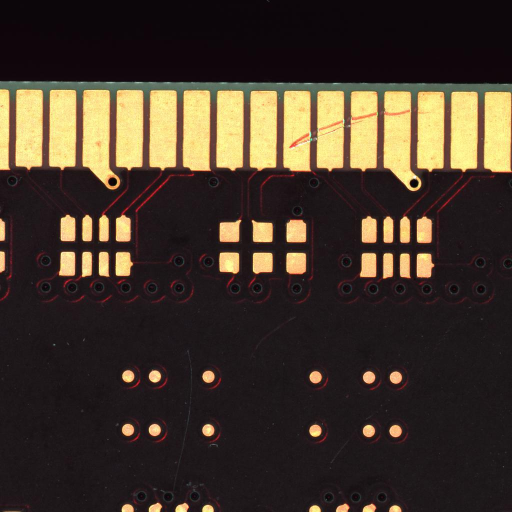
#> input picture images/49043Bottom_1_3_1.jpg, 1024 x 1024 px (shown at 1/2 size)
$ python detect_shape.py --image images/49043Bottom_1_3_1.jpg
#> lines starting #> are read from the running program, lines starting #| are printed output that depends on the picture; after the words box and inside, x2 and y2 are one past the last pixel; in counts of white or black regions, pixels touching at a corner belong together
### shapedetector.py
import cv2
class ShapeDetector:
	def __init__(self):
		pass
	def detect(self, c):
		# initialize the shape name and approximate the contour
		shape = "unidentified"
		peri = cv2.arcLength(c, True)
		approx = cv2.approxPolyDP(c, 0.04 * peri, True)
        # if the shape is a triangle, it will have 3 vertices
		if len(approx) == 3:
			shape = "triangle"
		# if the shape has 4 vertices, it is either a square or
		# a rectangle
		elif len(approx) == 4:
			# compute the bounding box of the contour and use the
			# bounding box to compute the aspect ratio
			(x, y, w, h) = cv2.boundingRect(approx)
			ar = w / float(h)
			# a square will have an aspect ratio that is approximately
			# equal to one, otherwise, the shape is a rectangle
			shape = "square" if ar >= 0.95 and ar <= 1.05 else "rectangle"
		# if the shape is a pentagon, it will have 5 vertices
		elif len(approx) == 5:
			shape = "pentagon"
		# otherwise, we assume the shape is a circle
		else:
			shape = "circle"
		# return the name of the shape
		return shape

### detect_shape.py
from shapedetector import ShapeDetector
import argparse
import imutils
import cv2
# construct the argument parse and parse the arguments
ap = argparse.ArgumentParser()
ap.add_argument("-i", "--image", required=True,
	help="path to the input image")
args = vars(ap.parse_args())

# load the image and resize it to a smaller factor so that
# the shapes can be approximated better
image = cv2.imread(args["image"])
#> image is the input picture: shape (1024, 1024, 3); mean B, G, R 42.8, 55.2, 67.3
resized = imutils.resize(image, width=300)
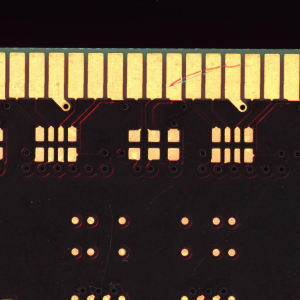
#> resized: shape (300, 300, 3); mean B, G, R 42.8, 55.2, 67.3
ratio = image.shape[0] / float(resized.shape[0])
#> ratio = 3.41
# convert the resized image to grayscale, blur it slightly,
# and threshold it
gray = cv2.cvtColor(resized, cv2.COLOR_BGR2GRAY)
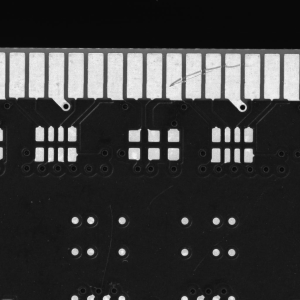
#> gray: shape (300, 300); min 8, max 245, mean 57.3
blurred = cv2.GaussianBlur(gray, (5, 5), 0)
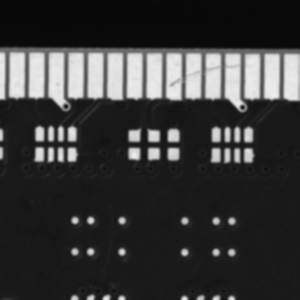
#> blurred: shape (300, 300); min 8, max 238, mean 57.3
thresh = cv2.threshold(blurred, 60, 255, cv2.THRESH_BINARY)[1]
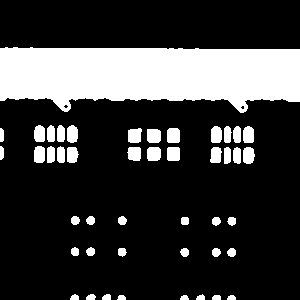
#> thresh: shape (300, 300); 22.6% white; 45 white regions
# find contours in the thresholded image and initialize the
# shape detector
cnts = cv2.findContours(thresh.copy(), cv2.RETR_EXTERNAL,
	cv2.CHAIN_APPROX_SIMPLE)
#> cnts = 45 contours; largest, box (x1, y1, x2, y2) and area: (0, 47, 300, 113) 15418, (167, 128, 180, 143) 163, (147, 129, 161, 143) 162, (147, 147, 161, 161) 160, (128, 128, 142, 143) 157
cnts = imutils.grab_contours(cnts)
sd = ShapeDetector()

# loop over the contours
for c in cnts:
	# compute the center of the contour, then detect the name of the
	# shape using only the contour
	M = cv2.moments(c)
	cX = int((M["m10"] / M["m00"]) * ratio)
	cY = int((M["m01"] / M["m00"]) * ratio)
	shape = sd.detect(c)
	# multiply the contour (x, y)-coordinates by the resize ratio,
	# then draw the contours and the name of the shape on the image
	c = c.astype("float")
	c *= ratio
	c = c.astype("int")
	cv2.drawContours(image, [c], -1, (0, 255, 0), 2)
	cv2.putText(image, shape, (cX, cY), cv2.FONT_HERSHEY_SIMPLEX,
		0.5, (255, 255, 255), 2)
	# show the output image
	cv2.imshow("Image", image)
	cv2.waitKey(0)
#> this loop made 45 passes
#> (cX, cY, shape, peri in detect) on passes 1, 2, 4, 5, 6, 7, 8, 9, 10, 11, 12, 13: (789, 1014, 'pentagon', 21.66), (737, 1014, 'pentagon', 22.24), (413, 1014, 'pentagon', 21.66), (684, 1014, 'pentagon', 23.07), (363, 1013, 'pentagon', 23.66), (309, 1012, 'circle', 24.49), (253, 1013, 'pentagon', 23.07), (789, 860, 'circle', 26.73), (736, 860, 'circle', 26.73), (629, 860, 'circle', 26.73), (415, 858, 'pentagon', 27.31), (307, 857, 'circle', 26.73)
#> (cX, cY, shape, peri in detect, approx in detect, x in detect, y in detect, w in detect) on passes 3, 17, 24, 25, 26, 27: (628, 1014, 'rectangle', 21.66, [[180, 299], [188, 299], [186, 295], [183, 295]], 180, 295, 9), (629, 752, 'square', 25.66, [[182, 217], [181, 223], [187, 224], [188, 218]], 181, 217, 8), (735, 528, 'rectangle', 47.31, [[213, 147], [210, 161], [219, 162], [220, 148]], 210, 147, 11), (590, 523, 'rectangle', 47.66, [[168, 147], [167, 159], [178, 160], [179, 148]], 167, 147, 13), (523, 523, 'rectangle', 47.9, [[149, 147], [148, 160], [159, 159], [160, 149]], 148, 147, 13), (457, 523, 'rectangle', 47.9, [[129, 147], [128, 158], [139, 160], [140, 148]], 128, 147, 13)
#> pass 2, `cv2.imshow("Image", image)`:
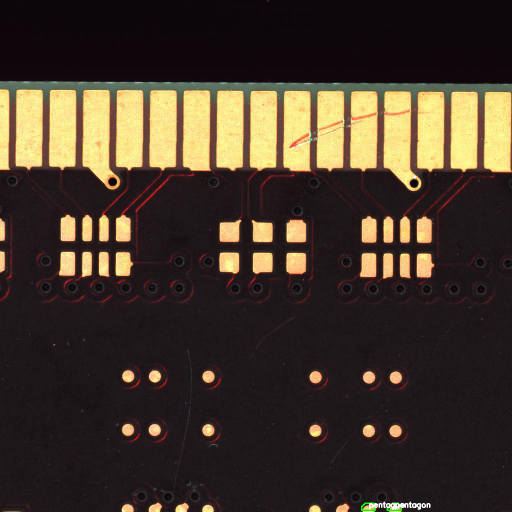
#> window 'Image': shape (1024, 1024, 3) (shown at 1/2 size); mean B, G, R 43, 55.4, 67.4
#> after the loop:
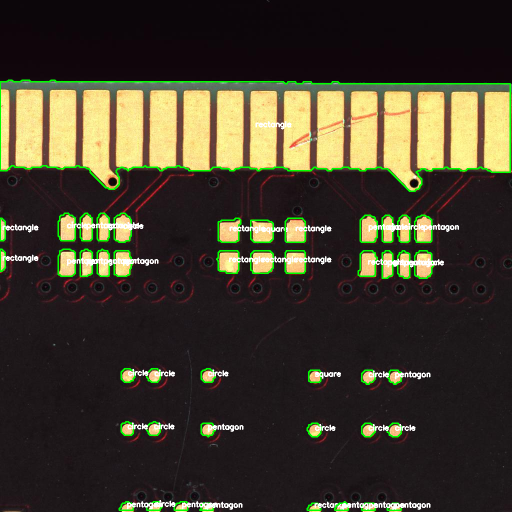
#> image: shape (1024, 1024, 3) (shown at 1/2 size); 3.82% of pixels changed, all inside (x1, y1, x2, y2) = (0, 159, 1022, 1022)

$ run again, on images/4_1_2_2.jpg
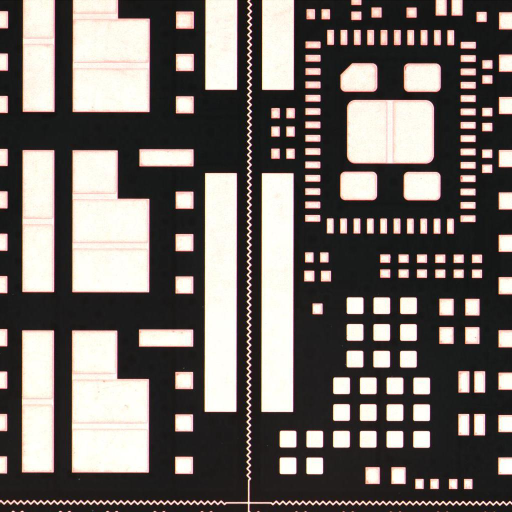
#> input picture images/4_1_2_2.jpg, 1024 x 1024 px (shown at 1/2 size)
#> image is the input picture: shape (1024, 1024, 3); mean B, G, R 103.5, 107.9, 114.1
#> `thresh = cv2.threshold(blurred, 60, 255, cv2.THRESH_BINARY)[1]`:
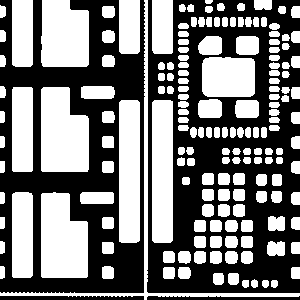
#> thresh: shape (300, 300); 47.6% white; 171 white regions
#> cnts = 171 contours, 1 with area under 20; largest, box (x1, y1, x2, y2) and area: (41, 87, 89, 172) 3408, (41, 192, 88, 278) 3361, (41, 0, 89, 67) 2866, (152, 100, 173, 243) 2832, (119, 100, 140, 243) 2832
#> the loop `for c in cnts:` made 171 passes
#> (cX, cY, shape, peri in detect, approx in detect, x in detect, y in detect, w in detect) on passes 7, 9, 10: (1007, 930, 'rectangle', 36.83, [[292, 267], [291, 277], [299, 278], [299, 267]], 291, 267, 9), (575, 930, 'square', 41.66, [[164, 267], [163, 277], [173, 278], [174, 268]], 163, 267, 12), (366, 928, 'square', 43.07, [[102, 267], [102, 277], [112, 278], [113, 268]], 102, 267, 12)
#> after the loop `for c in cnts:`:
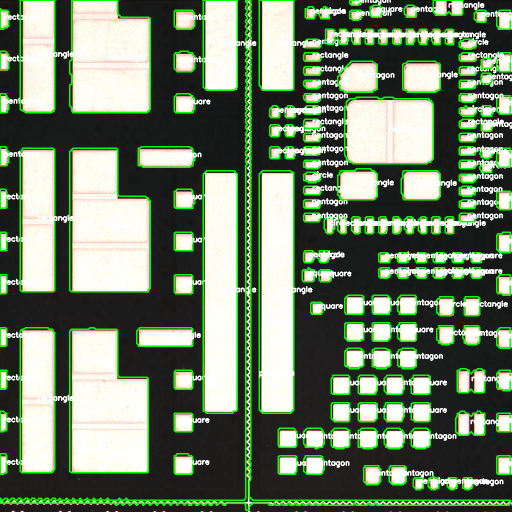
#> image: shape (1024, 1024, 3) (shown at 1/2 size); 14.57% of pixels changed, all inside (x1, y1, x2, y2) = (0, 0, 1024, 1022)
